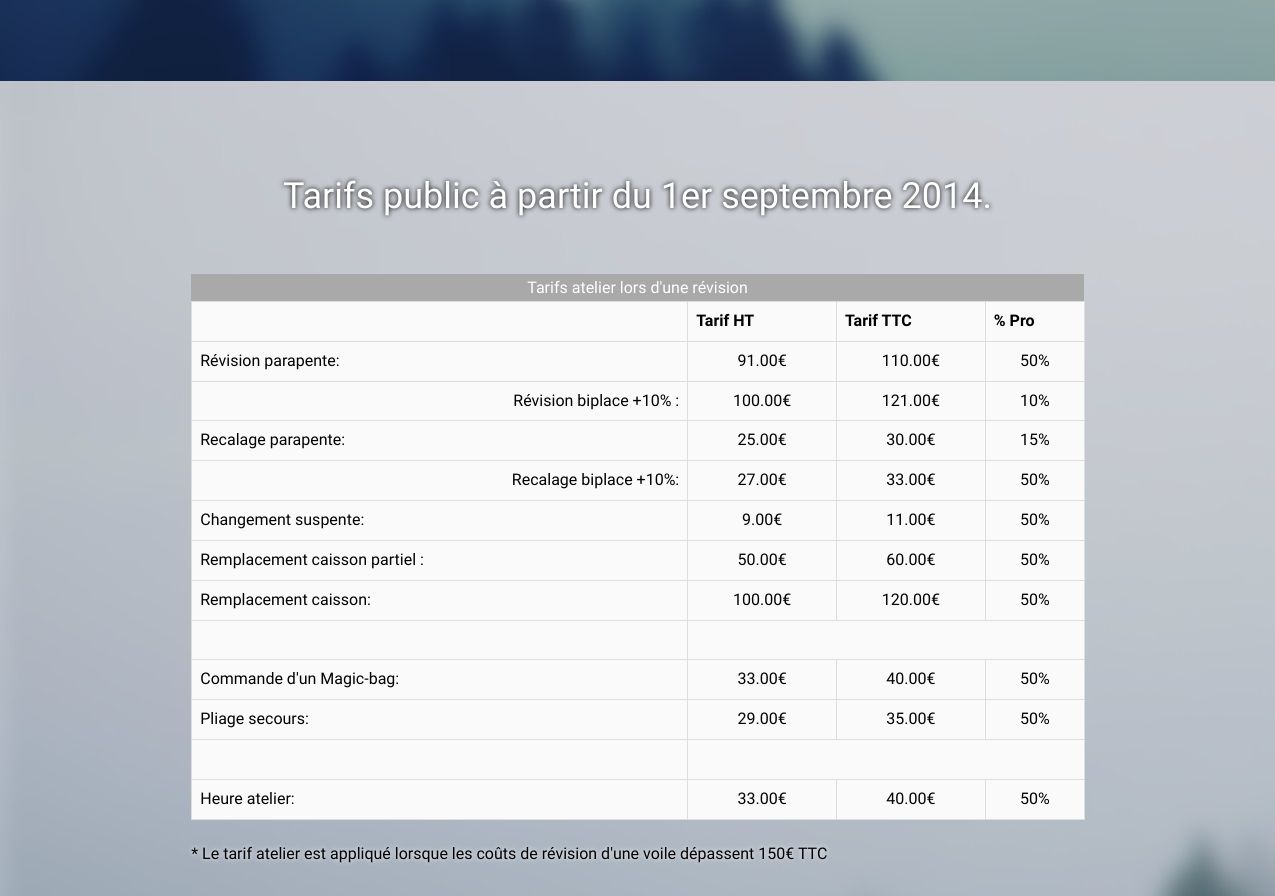
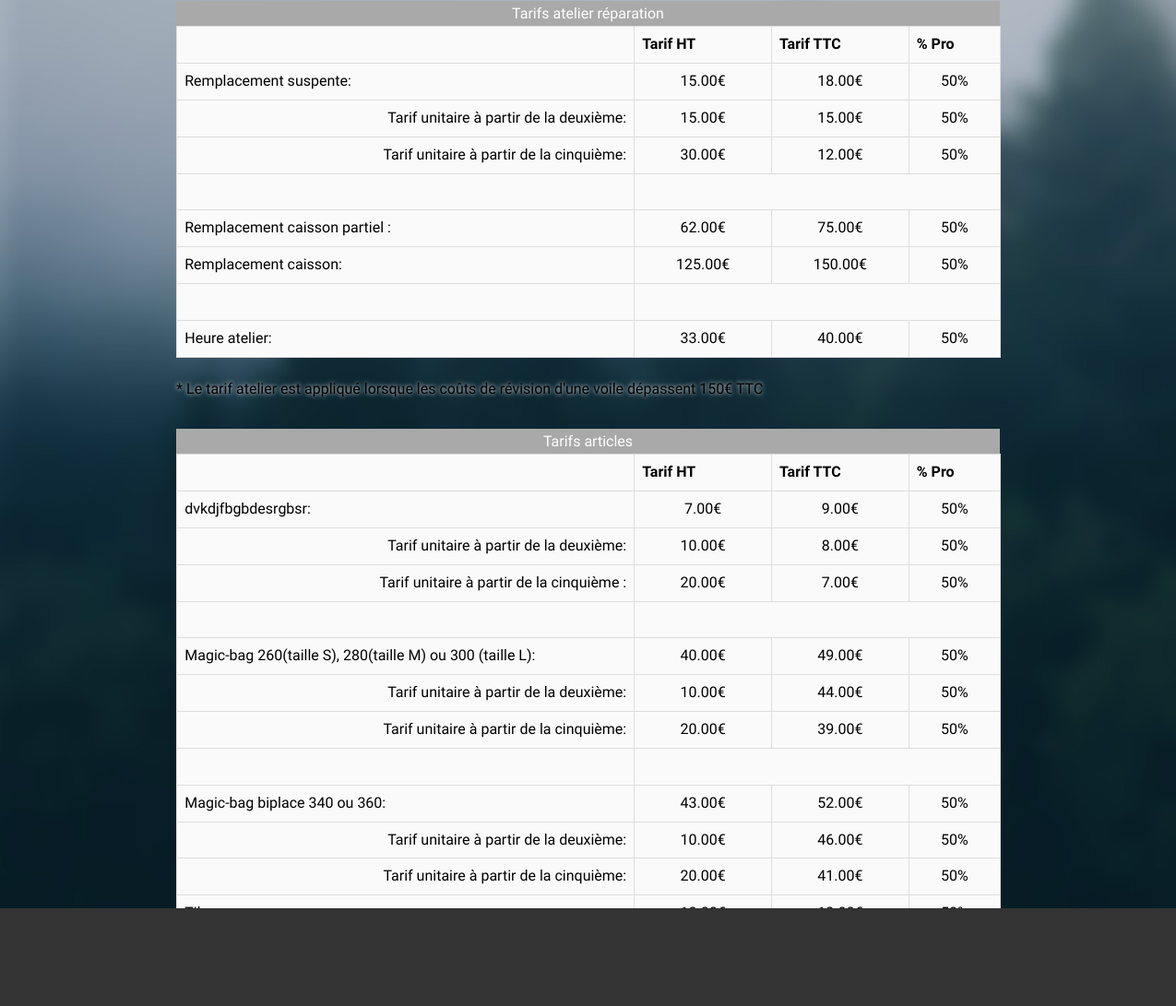
Before: / (middle part) with the older database file (2 pictures, top to bottom).
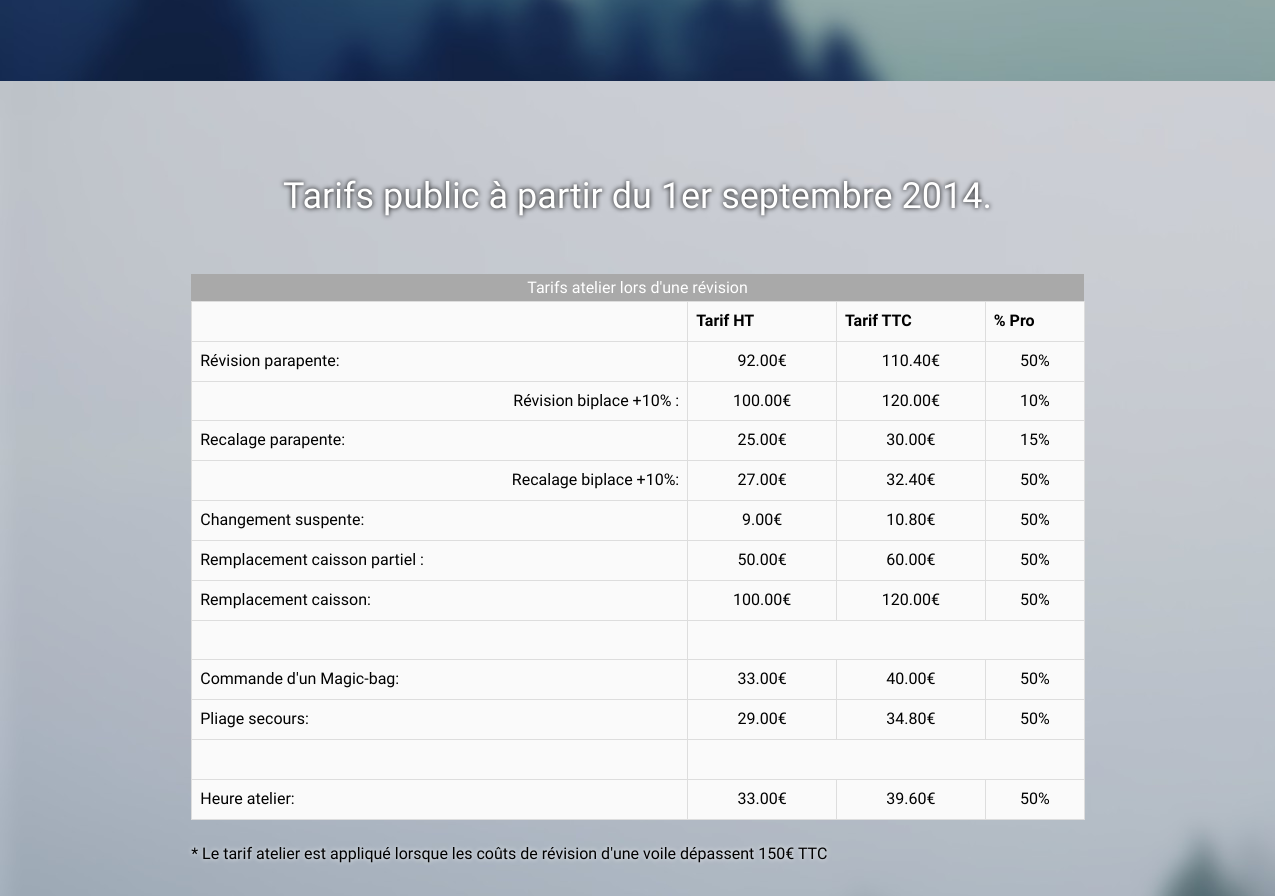
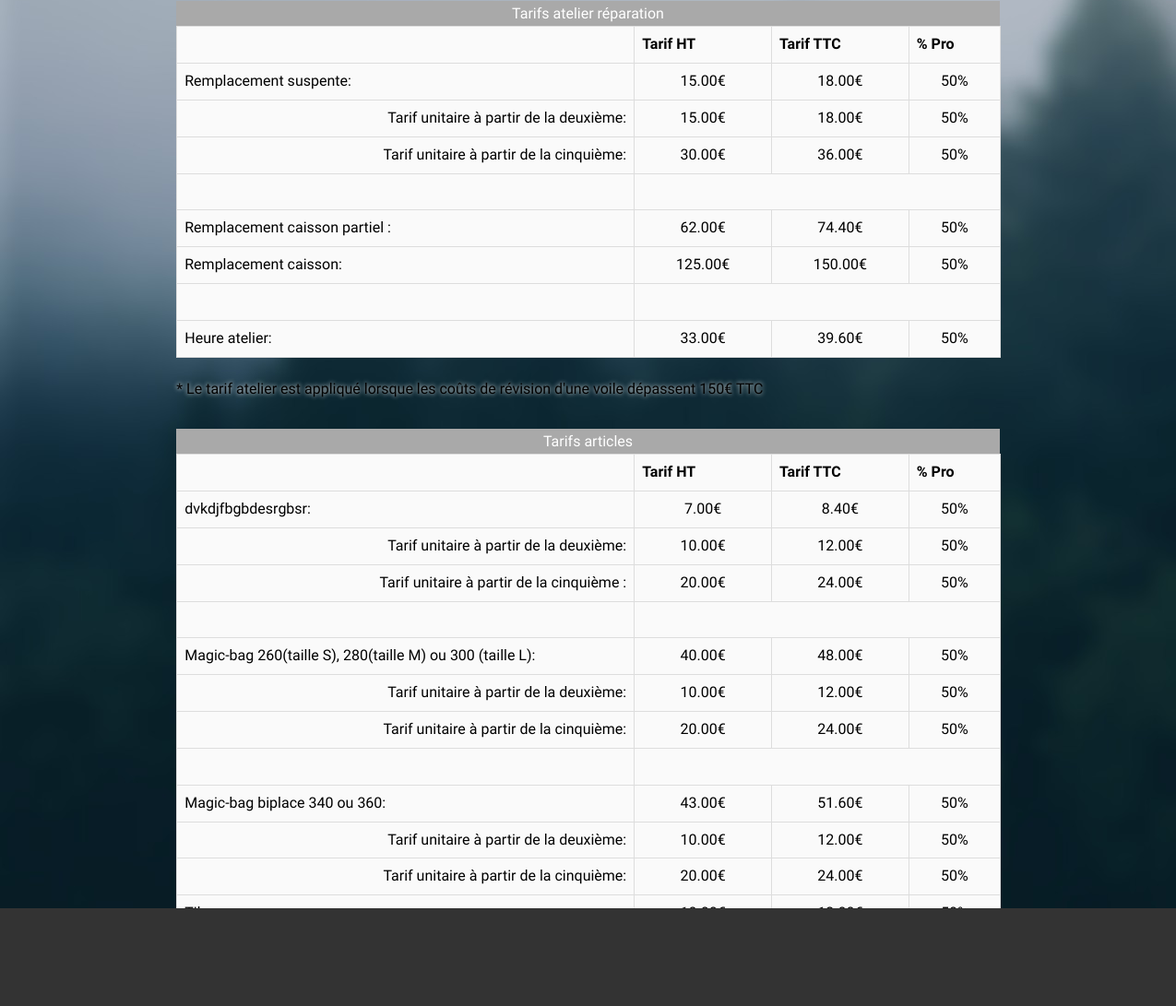
After: the same page with the newer database file (2 pictures, top to bottom).
### tables this page shows
CREATE TABLE `tarifs_revision` (
  `id` int(11) NOT NULL,
  `nom` varchar(100) DEFAULT NULL,
  `tarifht` decimal(10,2) DEFAULT NULL,
  `tarifttc` decimal(10,2) DEFAULT NULL,
  `pourcent` decimal(10,0) DEFAULT NULL
);

CREATE TABLE `tarifs_reparation` (
  `id` int(11) NOT NULL,
  `nom` varchar(100) DEFAULT NULL,
  `tarifht` decimal(10,2) DEFAULT NULL,
  `tarifttc` decimal(10,2) DEFAULT NULL,
  `pourcent` decimal(10,0) DEFAULT NULL
);

CREATE TABLE `tarifs_articles` (
  `id` int(11) NOT NULL,
  `nom` varchar(100) DEFAULT NULL,
  `tarifht` decimal(10,2) DEFAULT NULL,
  `tarifttc` decimal(10,2) DEFAULT NULL,
  `pourcent` decimal(10,0) DEFAULT NULL
);

### modele/classe_menu.php (called while the page is built, shortened)
<?php
if(!class_exists("Menu"))
{
	class Menu
	{
		public function menuVitrine() {
			global $login_session;
			if(!isset($login_session)) {
				$menu = '<li><a onclick="scrollToAnchor('."'".'#annonces'."'".')">Annonces</a></li>
					<li><a onclick="scrollToAnchor('."'".'#prestations'."'".')">Prestations</a></li>
					<li><a onclick="scrollToAnchor('."'".'#tarifs'."'".')">Tarifs</a></li>
					<li><a href="index.php?d=vitrine&a=application">Application</a></li>
					<li><a href="index.php?d=vitrine&a=inscription">Inscription</a></li>
					<li><a onclick="scrollToAnchor('."'".'#fh5co-footer'."'".')">Contact</a></li>
					<li class="cta"><a href="index.php?d=vitrine&a=connexion">Se connecter</a></li>';
			}
			return ($menu);
		}
	}
}

### noyau/noyau-vitrine.php (called while the page is built, shortened)
<?php
	switch($action)
	{
		case "":
			$contenu = $vitrine->accueil();
			$contenu.= $vitrine->prestations();
			$contenu.= $vitrine->tarifs();
		break;
	}
?>

### index.php (called while the page is built, shortened)
<?php
require_once("noyau/noyau.php");
?>

### modele/classe_vitrine.php (the view, shortened to what this page needs)
<?php
if(!class_exists("Vitrine")){
	class Vitrine
	{
		private $_bdd;
		public function __construct()
		{
			$this->_bdd=new Bdd;
		}
		public function prestations(){
			return '<div id="prestations" class="superbackground">
							<br/>
						<div class="container fadeInLoad">
							<div class="row">
							</div>
						</div>
					</div>';
		}
		public function tarifs (){
			$contenu = '<div id="tarifs" class="tableau">
								<h1 style="color: white; margin-top:70px; text-shadow:0 0 5px #000;">Tarifs public à partir du 1er septembre 2014.</h1>
								<br/>
								<div class="fondgris">Tarifs atelier lors d\'une révision</div>
									<table class="table table-bordered">
										<tr>
											<th width="50%" align="center"></th>
											<th width="15%" align="center">Tarif HT</th>
											<th width="15%" align="left">Tarif TTC</th>
											<th width="10%" align="left">% Pro</th>
										</tr>';
			try
			{
				$bdd= $this->_bdd->openbdd();
			}
			catch(Exception $e)
			{
				die('Erreur : '.$e->getMessage());
			}
			$reponse = $bdd->query('SELECT * FROM tarifs_revision');
			while ($donnees = $reponse->fetch_array())
			{
				$contenu.="<tr>";
				if($donnees['id']==2||$donnees['id']==4)
				{
					$contenu.='<td align="right">'.$donnees["nom"].':</td>
										<td align="center" valign="top">'.$donnees["tarifht"].'€</td>
										<td align="center" valign="top">'.$donnees["tarifttc"].'€</td>
										<td align="center" valign="top">'.$donnees["pourcent"].'%</td>';
				}
				else
				{
					$contenu.='<td align="left">'.$donnees["nom"].':</td>
							<td align="center" valign="top">'.$donnees["tarifht"].'€</td>
							<td align="center" valign="top">'.$donnees["tarifttc"].'€</td>
							<td align="center" valign="top">'.$donnees["pourcent"].'%</td>';
				}
				$contenu.='</tr>';
				if($donnees["id"]==7||$donnees["id"]==9)
				{
					$contenu.='<td></br></td>';
				}
			}
			$contenu.='</table>
    <p id="infotarif" align="left" style="text-shadow:0 0 5px #fff;">* Le tarif atelier est appliqué lorsque les coûts de révision d\'une voile dépassent 150€ TTC</p>
    <div class="fondgris">Tarifs atelier réparation</div>
    <table class="table table-bordered">
        <tr>
            <th width="50%" align="center"></th>
            <th width="15%" align="center">Tarif HT</th>
            <th width="15%" align="left">Tarif TTC</th>
            <th width="10%" align="left">% Pro</th>
        </tr>';
			try
			{
				$bdd= $this->_bdd->openBDD();
			}
			catch(Exception $e)
			{
				die('Erreur : '.$e->getMessage());
			}
			$reponse = $bdd->query('SELECT * FROM tarifs_reparation');
			while ($donnees = $reponse->fetch_array())
			{
				$contenu.='<tr>';
				if($donnees['id']==2||$donnees['id']==3)
				{
					$contenu.='<td align="right">'.$donnees["nom"].':</td>
							<td align="center" valign="top">'.$donnees["tarifht"].'€</td>
							<td align="center" valign="top">'.$donnees["tarifttc"].'€</td>
							<td align="center" valign="top">'.$donnees["pourcent"].'%</td>';
				}
				else
				{
					$contenu.='<td align="left">'.$donnees["nom"].':</td>
							<td align="center" valign="top">'.$donnees["tarifht"].'€</td>
							<td align="center" valign="top">'.$donnees["tarifttc"].'€</td>
							<td align="center" valign="top">'.$donnees["pourcent"].'%</td>';
				}
				$contenu.='</tr>';
				if($donnees["id"]==3||$donnees["id"]==5)
				{
					$contenu.='<td></br></td>';
				}
			}
			$contenu.='</table>
<p id="infotarif" align="left" style="text-shadow:0 0 5px #fff;">* Le tarif atelier est appliqué lorsque les coûts de révision d\'une voile dépassent 150€ TTC</p>
<div class="fondgris">Tarifs articles</div>
<table class="table table-bordered">
        <tr>
            <th width="50%" align="center"></th>
            <th width="15%" align="center">Tarif HT</th>
            <th width="15%" align="center">Tarif TTC</th>
            <th width="10%" align="center">% Pro</th>
        </tr>';
			try
			{
				$bdd= $this->_bdd->openBDD();
			}
			catch(Exception $e)
			{
				die('Erreur : '.$e->getMessage());
			}
			$reponse = $bdd->query('SELECT * FROM tarifs_articles');
			while ($donnees = $reponse->fetch_array())
			{
				$contenu.='<tr>';
				if($donnees['id']==2||$donnees['id']==3||$donnees['id']==5||$donnees['id']==6||$donnees['id']==8||$donnees['id']==9)
				{
					$contenu.='<td align="right">'.$donnees['nom'].':</td>
							<td align="center" valign="top">'.$donnees['tarifht'].'€</td>
							<td align="center" valign="top">'.$donnees['tarifttc'].'€</td>
							<td align="center" valign="top">'.$donnees['pourcent'].'%</td>';
				}
				else
				{
					$contenu.='<td align="left">'.$donnees['nom'].':</td>
							<td align="center" valign="top">'.$donnees['tarifht'].'€</td>
							<td align="center" valign="top">'.$donnees['tarifttc'].'€</td>
							<td align="center" valign="top">'.$donnees['pourcent'].'%</td>';
				}
				$contenu.='</tr>';
				if($donnees['id']==3||$donnees['id']==6)
				{
					$contenu.='<td></br></td>';
				}
			}
			$contenu.='</table>
</div>';
			return $contenu;
		}
	}
}
?>

### noyau/noyau.php (shortened to what this page needs)
<?php
$html="";
include 'modele/classe_vitrine.php';
$sortie=file("vue/vitrine.html");
global $login_session;
if (isset($_GET['d'])) $domaine=$_GET['d']; else $domaine="vitrine";
if (isset($_GET['a'])) $action=$_GET['a']; else $action="";
$notif=new Notification();
$vitrine=new Vitrine();
if(isset($login_session) || $domaine=="vitrine")
{
	switch ($domaine) {
		case "vitrine":
			require_once("noyau-vitrine.php");
			break;
	}
}
else
{
	header("location: index.php?d=vitrine&a=connexion");
}
include 'modele/classe_menu.php';
$menu=new Menu();
if(gettype($sortie)=="array"){
	$notifications = $notif->notifications();
	if(isset($login_session))
	{
		$menuProfil =$menu->menuProfil();
		$menuNavigation = $menu->menuNavigation();
		$menuConnexion = $menu->menuConnexion();
	}
	else {
		$menuProfil="";
		$menuNavigation="";
		$menuConnexion="";
	}
	$menuVitrine = $menu->menuVitrine();
	foreach ($sortie as $valeur) {
		$valeur=preg_replace('/{#CONTENU}/',$contenu,$valeur);
		$valeur=preg_replace('/{#NOTIFICATIONS}/',$notifications,$valeur);
		$valeur=preg_replace('/{#MENU_PROFIL}/',$menuProfil,$valeur);
		$valeur=preg_replace('/{#MENU_NAVIGATION}/',$menuNavigation,$valeur);
		$valeur=preg_replace('/{#MENU_CONNEXION}/',$menuConnexion,$valeur);
		$valeur=preg_replace('/{#MENU_VITRINE}/',$menuVitrine,$valeur);
		$html.=$valeur;
	}
}
print $html;
?>

### vue/css/style_vitrine.css (style rules this page uses)
body { font-family: "Varela Round", Arial, sans-serif; font-weight: 400; font-size: 16px; line-height: 1.7; color: #7f7f7f; height: 100%; position: relative; }
p { margin-bottom: 30px; }
h1, h2, h3, h4, h5, h6, figure { color: #000; font-family: "Varela Round", Arial, sans-serif; font-weight: 400; margin: 0 0 30px 0; }
#fh5co-footer { padding: 7em 0; float: left; height: 1000px; width: 100%; position: relative; background: #333333; }
#fh5co-page { position: relative; z-index: 2; background-image: url("../images/vitrine/paragliding_3.jpg"); background-repeat:no-repeat; }
#fh5co-offcanvas, .fh5co-nav-toggle, #fh5co-page { -webkit-transition: 0.5s; -o-transition: 0.5s; transition: 0.5s; }
#fh5co-offcanvas, .fh5co-nav-toggle, #fh5co-page { position: relative; }
#fh5co-page { z-index: 2; -webkit-transition: 0.5s; -o-transition: 0.5s; transition: 0.5s; }
.tableau { padding-top: 2%; height: 1800px; text-align:center; background: url("../images/vitrine/wall1.jpg"); color: black; }
table { margin-left: 15%; margin-right: 15%; background-color: #fafafa; }
.fondgris { background-color: darkgrey; color: white; margin-left: 15%; margin-right: 15%; }
p#infotarif { margin-left: 15%; }
.superbackground { background: url("../images/vitrine/wall3.jpg") top center; }

Changed rows visible on the page:
changed tarifs_revision "Révision parapente": tarifht "91.00" → "92.00"; tarifttc "110.00" → "110.40"
changed tarifs_revision "Révision biplace +10%": tarifttc "121.00" → "120.00"
changed tarifs_revision "Recalage biplace +10%": tarifttc "33.00" → "32.40"
changed tarifs_revision "Changement suspente": tarifttc "11.00" → "10.80"
changed tarifs_revision "Pliage secours": tarifttc "35.00" → "34.80"
changed tarifs_revision "Heure atelier": tarifttc "40.00" → "39.60"
changed tarifs_reparation "Tarif unitaire à partir de la deuxième": tarifttc "15.00" → "18.00"
changed tarifs_reparation "Tarif unitaire à partir de la cinquième": tarifttc "12.00" → "36.00"
changed tarifs_reparation "Remplacement caisson partiel": tarifttc "75.00" → "74.40"
changed tarifs_reparation "Heure atelier": tarifttc "40.00" → "39.60"
changed tarifs_articles "dvkdjfbgbdesrgbsr": tarifttc "9.00" → "8.40"
changed tarifs_articles (number 2 of 9 on the later page): tarifttc "8.00" → "12.00"
changed tarifs_articles (number 3 of 9 on the later page): tarifttc "7.00" → "24.00"
changed tarifs_articles "Magic-bag 260(taille S), 280(taille M) ou 300 (taille L)": tarifttc "49.00" → "48.00"
changed tarifs_articles (number 5 of 9 on the later page): tarifttc "44.00" → "12.00"
changed tarifs_articles (number 6 of 9 on the later page): tarifttc "39.00" → "24.00"
changed tarifs_articles "Magic-bag biplace 340 ou 360": tarifttc "52.00" → "51.60"
changed tarifs_articles (number 8 of 9 on the later page): tarifttc "46.00" → "12.00"
changed tarifs_articles (number 9 of 9 on the later page): tarifttc "41.00" → "24.00"
